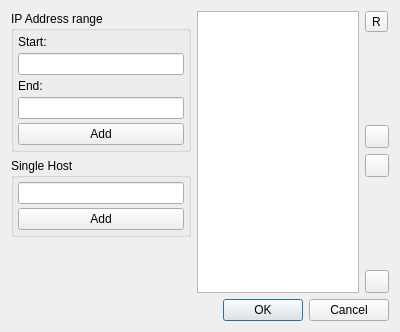
<?xml version="1.0" encoding="UTF-8"?>
<ui version="4.0">
 <class>mbClientDialogScannerHost</class>
 <widget class="QDialog" name="mbClientDialogScannerHost">
  <property name="geometry">
   <rect>
    <x>0</x>
    <y>0</y>
    <width>400</width>
    <height>332</height>
   </rect>
  </property>
  <property name="windowTitle">
   <string>Dialog</string>
  </property>
  <layout class="QVBoxLayout" name="verticalLayout_5">
   <item>
    <layout class="QHBoxLayout" name="horizontalLayout">
     <item>
      <layout class="QVBoxLayout" name="verticalLayout_4">
       <item>
        <widget class="QGroupBox" name="groupBox">
         <property name="minimumSize">
          <size>
           <width>180</width>
           <height>0</height>
          </size>
         </property>
         <property name="title">
          <string>IP Address range</string>
         </property>
         <layout class="QVBoxLayout" name="verticalLayout_3">
          <property name="spacing">
           <number>4</number>
          </property>
          <property name="leftMargin">
           <number>4</number>
          </property>
          <property name="topMargin">
           <number>4</number>
          </property>
          <property name="rightMargin">
           <number>4</number>
          </property>
          <property name="bottomMargin">
           <number>4</number>
          </property>
          <item>
           <widget class="QLabel" name="label">
            <property name="text">
             <string>Start:</string>
            </property>
           </widget>
          </item>
          <item>
           <widget class="QLineEdit" name="lnIPAddrStart"/>
          </item>
          <item>
           <widget class="QLabel" name="label_2">
            <property name="text">
             <string>End:</string>
            </property>
           </widget>
          </item>
          <item>
           <widget class="QLineEdit" name="lnIPAddrEnd"/>
          </item>
          <item>
           <widget class="QPushButton" name="btnAddRange">
            <property name="text">
             <string>Add</string>
            </property>
           </widget>
          </item>
         </layout>
        </widget>
       </item>
       <item>
        <widget class="QGroupBox" name="groupBox_2">
         <property name="minimumSize">
          <size>
           <width>180</width>
           <height>0</height>
          </size>
         </property>
         <property name="title">
          <string>Single Host</string>
         </property>
         <layout class="QVBoxLayout" name="verticalLayout_2">
          <property name="spacing">
           <number>4</number>
          </property>
          <property name="leftMargin">
           <number>4</number>
          </property>
          <property name="topMargin">
           <number>4</number>
          </property>
          <property name="rightMargin">
           <number>4</number>
          </property>
          <property name="bottomMargin">
           <number>4</number>
          </property>
          <item>
           <widget class="QLineEdit" name="lnSingleHost"/>
          </item>
          <item>
           <widget class="QPushButton" name="btnAddSingle">
            <property name="text">
             <string>Add</string>
            </property>
           </widget>
          </item>
         </layout>
        </widget>
       </item>
       <item>
        <spacer name="verticalSpacer_3">
         <property name="orientation">
          <enum>Qt::Vertical</enum>
         </property>
         <property name="sizeHint" stdset="0">
          <size>
           <width>20</width>
           <height>40</height>
          </size>
         </property>
        </spacer>
       </item>
      </layout>
     </item>
     <item>
      <widget class="QListWidget" name="lsCurrent"/>
     </item>
     <item>
      <layout class="QVBoxLayout" name="verticalLayout">
       <item>
        <widget class="QToolButton" name="btnRemove">
         <property name="text">
          <string>R</string>
         </property>
         <property name="icon">
          <iconset resource="../../../core/gui/core_rsc.qrc">
           <normaloff>:/core/icons/minus.png</normaloff>:/core/icons/minus.png</iconset>
         </property>
        </widget>
       </item>
       <item>
        <spacer name="verticalSpacer">
         <property name="orientation">
          <enum>Qt::Vertical</enum>
         </property>
         <property name="sizeHint" stdset="0">
          <size>
           <width>20</width>
           <height>40</height>
          </size>
         </property>
        </spacer>
       </item>
       <item>
        <widget class="QToolButton" name="btnUp">
         <property name="text">
          <string/>
         </property>
         <property name="icon">
          <iconset resource="../../../core/gui/core_rsc.qrc">
           <normaloff>:/core/icons/arrow_up.png</normaloff>:/core/icons/arrow_up.png</iconset>
         </property>
        </widget>
       </item>
       <item>
        <widget class="QToolButton" name="btnDown">
         <property name="text">
          <string/>
         </property>
         <property name="icon">
          <iconset resource="../../../core/gui/core_rsc.qrc">
           <normaloff>:/core/icons/arrow_down.png</normaloff>:/core/icons/arrow_down.png</iconset>
         </property>
        </widget>
       </item>
       <item>
        <spacer name="verticalSpacer_2">
         <property name="orientation">
          <enum>Qt::Vertical</enum>
         </property>
         <property name="sizeHint" stdset="0">
          <size>
           <width>20</width>
           <height>40</height>
          </size>
         </property>
        </spacer>
       </item>
       <item>
        <widget class="QToolButton" name="btnClear">
         <property name="text">
          <string/>
         </property>
         <property name="icon">
          <iconset resource="../../../core/gui/core_rsc.qrc">
           <normaloff>:/core/icons/clear.png</normaloff>:/core/icons/clear.png</iconset>
         </property>
        </widget>
       </item>
      </layout>
     </item>
    </layout>
   </item>
   <item>
    <widget class="QDialogButtonBox" name="buttonBox">
     <property name="orientation">
      <enum>Qt::Horizontal</enum>
     </property>
     <property name="standardButtons">
      <set>QDialogButtonBox::Cancel|QDialogButtonBox::Ok</set>
     </property>
    </widget>
   </item>
  </layout>
 </widget>
 <resources>
  <include location="../../../core/gui/core_rsc.qrc"/>
 </resources>
 <connections/>
</ui>
